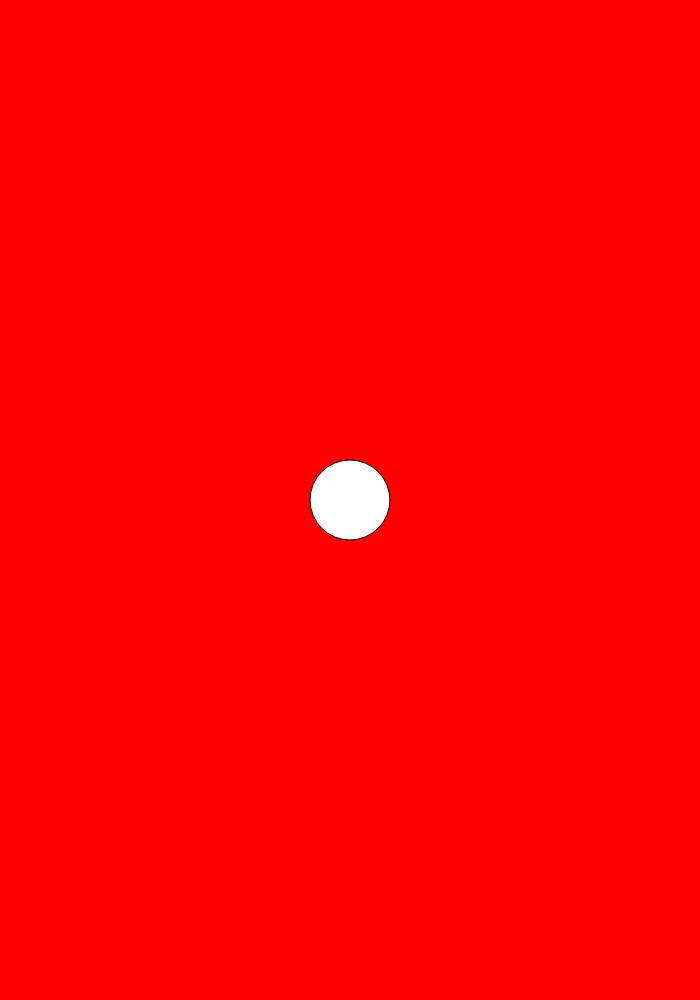
Frame 1 (no input)
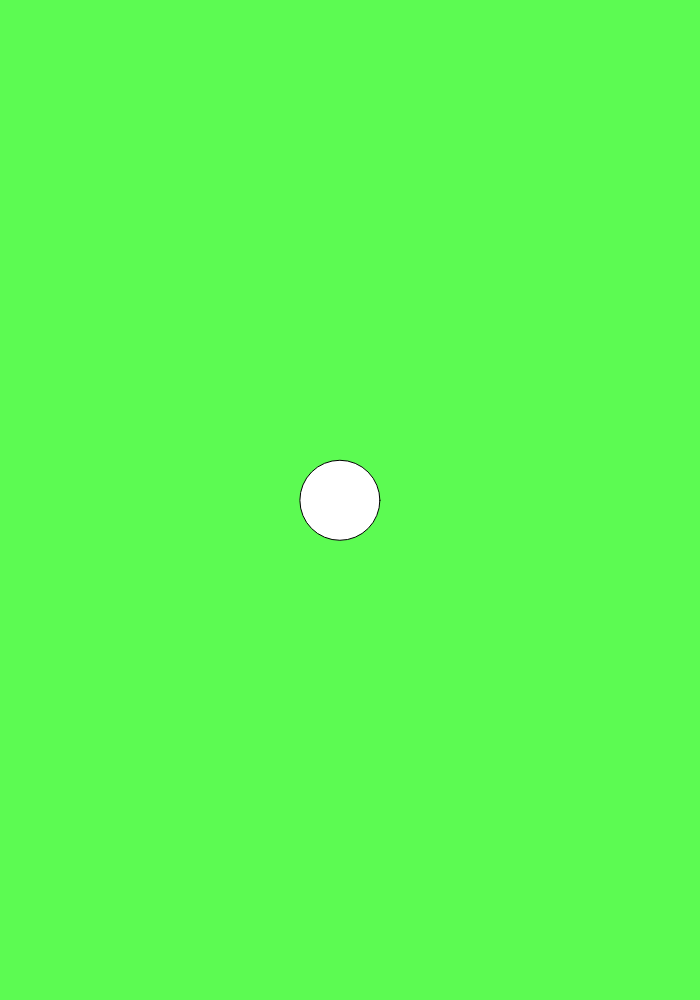
Frame 60 (no input)
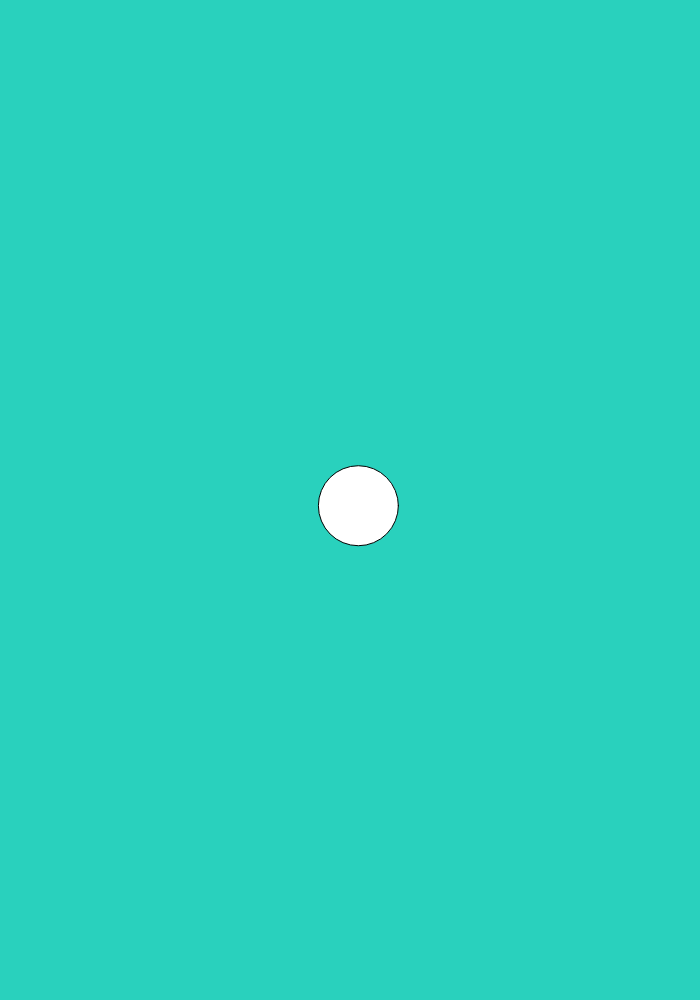
Frame 120 (the mouse pressed at the canvas centre since frame 60)

The p5.js sketch that drew these frames (run headless with seeded random() and noise() and a simulated clock; from frame 60 on, the mouse is pressed at the canvas centre):

// p5.js sketch
// ── sketch.js
var x;
var y;
var bgColor;

function setup() {
  createCanvas(700, 1000);
  background(255, 0, 0);

  x = width / 2;
  y = height / 2;
  bgColor = color(255, 0, 0);

  // setInterval() sorgt dafür, dass eine bestimmte Funktion wiederholt ausgeführt wird
  // die Funktion heißt hier updateBg und wird jede Sekunde (1000 Millisekunden) ausgeführt
  setInterval(updateBg, 1000);
}

function draw() {
  background(bgColor);
  ellipse(x, y, 80);

  x = x + random(-5, 5);
  y = y + random(-5, 5);
}

// hier ist die selbstgeschriebene Funktion, die mit setInterval() ausgeführt wird
function updateBg() {
  bgColor = color(random(255), random(255), random(255));
}
